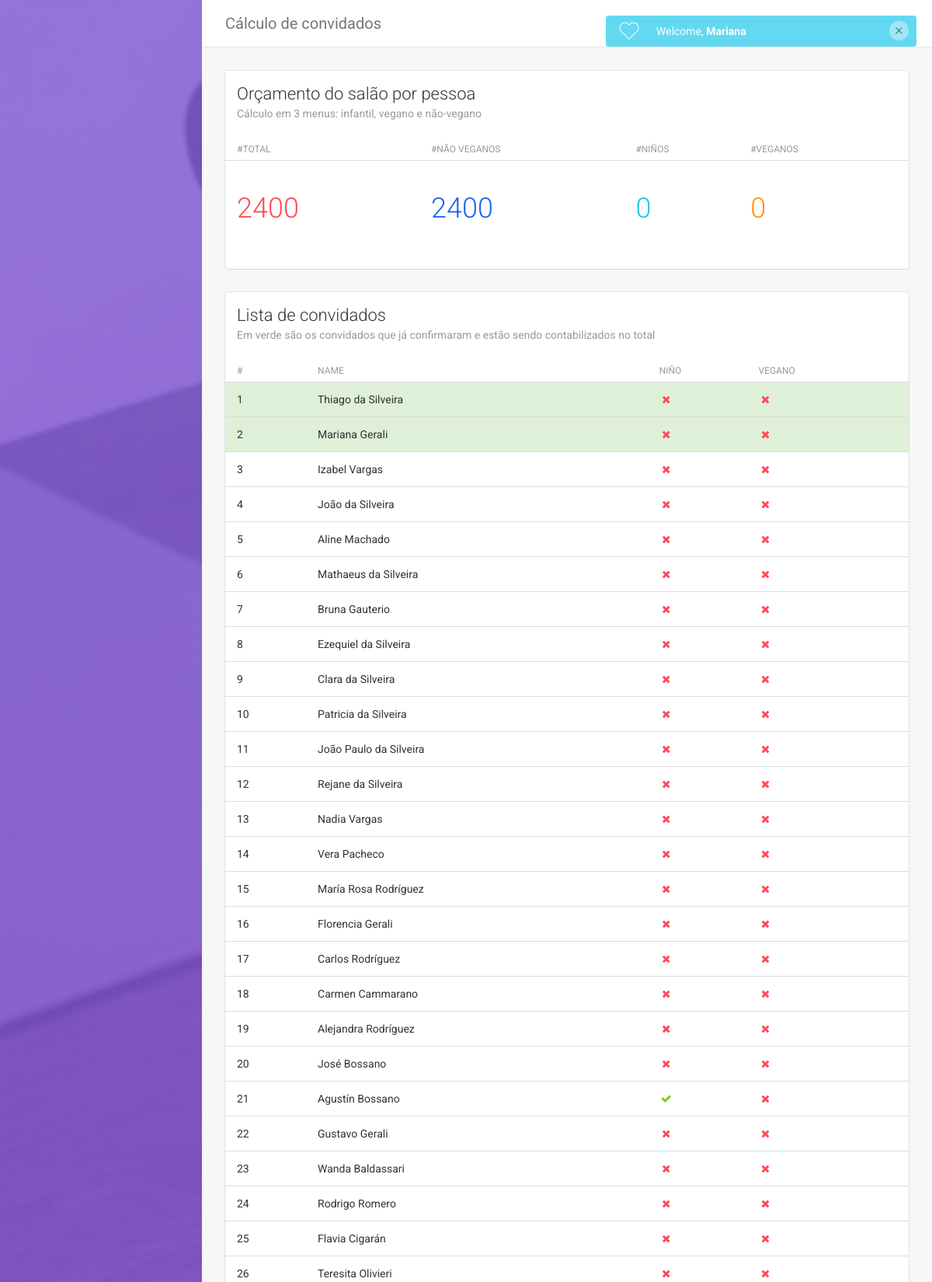
/admin/main (signed in, upper part), run on the app's committed database.
### tables this page shows
CREATE TABLE `guests` (
  `guest_id` int(11) NOT NULL,
  `created` datetime DEFAULT NULL,
  `modified` datetime NOT NULL,
  `name` varchar(55) DEFAULT NULL,
  `surname` varchar(55) DEFAULT NULL,
  `undertwelve` tinyint(1) NOT NULL DEFAULT '0',
  `vegan_menu` tinyint(1) NOT NULL DEFAULT '0',
  `confirmed` double NOT NULL DEFAULT '0'
);

### admin/system/view.php (called while the page is built, shortened)
<?php
class View {
	private $template;
	public function __construct($template)
	{
		$this->template = APP_DIR .'views/'. $template .'.php';
	}
	public function render()
	{
		require($this->template);
	}
}
?>

### admin/application/controllers/main.php (called while the page is built, shortened)
<?php
class Main extends Controller {
	function index()
	{
		$session = $this->loadHelper('session_helper');
		$guests = $this->loadModel('guests');
		$template = $this->loadView('main');
		$template->set('user_name', $session->get('user'));
		$template->set('invitados', $guests->getGuests());
		$totals = $guests->getTotal();
		$template->set('total', $this->getTotal($totals));
		$template->render();
	}
  function getTotal($totals) {
  	$sum = 0;
  	foreach ($totals as $key => $total) {
  		$sum += $total;
  	}
  	$totals['normal'] = $sum;
  	return $totals;
  }
}
?>

### admin/system/pip.php (called while the page is built, shortened)
<?php
function pip()
{
    $action = 'index';
    $url = '';
	$request_url = (isset($_SERVER['REQUEST_URI'])) ? $_SERVER['REQUEST_URI'] : '';
	$script_url  = (isset($_SERVER['PHP_SELF'])) ? $_SERVER['PHP_SELF'] : '';
	if($request_url != $script_url) $url = trim(preg_replace('/'. str_replace('/', '\/', str_replace('index.php', '', $script_url)) .'/', '', $request_url, 1), '/');
	$segments = explode('/', $url);
	$obj = new $controller;
    die(call_user_func_array(array($obj, $action), array_slice($segments, 2)));
}
?>

### admin/index.php (called while the page is built, shortened)
<?php
require(ROOT_DIR .'system/model.php');
require(ROOT_DIR .'system/view.php');
require(ROOT_DIR .'system/pip.php');
pip();
?>

### admin/system/model.php (called while the page is built, shortened)
<?php
class Model {
	private $connection;
	private $host = DB_HOST;
  private $dbName = DB_NAME;
  private $user = DB_USER;
  private $pass = DB_PASS;
  private $stmt;
	public function __construct()
	{
		$dsn = "mysql:host=".$this->host.";dbname=".$this->dbName;
    $options = array(
        PDO::ATTR_PERSISTENT    => true,
        PDO::ATTR_ERRMODE       => PDO::ERRMODE_EXCEPTION
        );
    try{
        $this->connection = new PDO($dsn, $this->user, $this->pass, $options);
    }
    catch (PDOException $e){
        $this->error = $e->getMessage();
    }
	}
	public function query($query)
	{
		$this->stmt = $this->connection->prepare($query);
	}
	public function execute(){
      return $this->stmt->execute();
  }
  public function resultset(){
      $this->execute();
      return $this->stmt->fetchAll(PDO::FETCH_ASSOC);
  }
}
?>

### admin/application/models/guests.php (called while the page is built, shortened)
<?php
class Guests extends Model {
	function getGuests() {
		$this->query('select guest_id, name, surname, undertwelve, vegan_menu, confirmed from guests');
		return $this->resultset();
	}
}

### admin/application/views/main.php (the view, shortened to what this page needs)
<!doctype html>
<html lang="en">
<head>
    <link href="assets/css/bootstrap.min.css" rel="stylesheet" />
    <link href="assets/css/animate.min.css" rel="stylesheet"/>
    <link href="assets/css/light-bootstrap-dashboard.css?v=1.4.0" rel="stylesheet"/>
    <link href="assets/css/demo.css" rel="stylesheet" />
    <link href="http://maxcdn.bootstrapcdn.com/font-awesome/4.2.0/css/font-awesome.min.css" rel="stylesheet">
    <link href="assets/css/pe-icon-7-stroke.css" rel="stylesheet" />
</head>
<body>
<div class="wrapper">
    <?php
    $color = (strtoupper($user_name) == 'THIAGO') ? 'azure' : 'purple';?>
    <div class="sidebar" data-color="<?php echo $color; ?>" data-image="assets/img/sidebar-4.jpg">
    </div>
    <div class="main-panel">
        <nav class="navbar navbar-default navbar-fixed">
            <div class="container-fluid">
                <div class="navbar-header">
                    <a class="navbar-brand" href="#">Cálculo de convidados</a>
                </div>
                <div class="collapse navbar-collapse">
                    <ul class="nav navbar-nav navbar-right">
                        <li>
                            <a href="<?php echo BASE_URL; ?>/auth/logout">
                                <p>Log out</p>
                            </a>
                        </li>
                    </ul>
                </div>
            </div>
        </nav>
        <div class="content">
            <div class="container-fluid">
                <div class="row">
                    <div class="col-md-12">
                        <div class="card">
                            <div class="header">
                                <h4 class="title">Orçamento do salão por pessoa</h4>
                                <p class="category">Cálculo em 3 menus: infantil, vegano e não-vegano</p>
                            </div>
                            <div class="content table-responsive table-full-width">
                                <table class="table table-hover">
                                    <thead>
                                        <th>#Total</th>
                                        <th>#não veganos</th>
                                        <th>#Niños</th>
                                        <th>#Veganos</th>
                                    </thead>
                                    <tbody>
                                        <tr>
                                            <td><h2 class="text-danger"><?php echo $total['normal']; ?></h2></td>
                                            <td><h2 class="text-primary"><?php echo $total['adults']; ?></h2></td>
                                            <td><h2 class="text-info"><?php echo $total['kids']; ?></h2></td>
                                            <td><h2 class="text-warning"><?php echo $total['vegans']; ?></h2></td>
                                        </tr>
                                    </tbody>
                                </table>
                            </div>
                        </div>
                    </div>
                </div>
                <div class="row">
                    <div class="col-md-12">
                        <div class="card">
                            <div class="header">
                                <h4 class="title">Lista de convidados</h4>
                                <p class="category">Em verde são os convidados que já confirmaram e estão sendo contabilizados no total</p>
                            </div>
                            <div class="content table-responsive table-full-width">
                                <table class="table table-hover">
                                    <thead>
                                        <th>#</th>
                                        <th>Name</th>
                                        <th>Niño</th>
                                        <th>Vegano</th>
                                    </thead>
                                    <tbody>
                                        <?php foreach ($invitados as $invitado) {
                                        $lineClass = ($invitado['confirmed']) ? 'success' : 'normal';
                                        ?>
                                        <tr class="<?php echo $lineClass; ?>">
                                            <td><?php echo $invitado['guest_id']; ?></td>
                                            <td><?php echo utf8_encode($invitado['name']).' '.utf8_encode($invitado['surname']); ?></td>
                                            <td><i class="fa <?php echo ($invitado['undertwelve']) ? 'fa-check text-success' : 'fa-times text-danger'; ?>"></i></td>
                                            <td><i class="fa <?php echo ($invitado['vegan_menu']) ? 'fa-check text-success' : 'fa-times text-danger'; ?>"></i></td>
                                        </tr>
                                        <?php } ?>
                                    </tbody>
                                </table>
                            </div>
                        </div>
                    </div>
                </div>
            </div>
        </div>
    </div>
</div>
</body>
</html>

### data on the page
guests: guest_id "1", name "Thiago", surname "da Silveira", undertwelve 0 (drawn), vegan_menu 0 (drawn)
guests: guest_id "2", name "Mariana", surname "Gerali", undertwelve 0 (drawn), vegan_menu 0 (drawn)
guests: guest_id "3", name "Izabel", surname "Vargas", undertwelve 0 (drawn), vegan_menu 0 (drawn)
guests: guest_id "4", name "João", surname "da Silveira", undertwelve 0 (drawn), vegan_menu 0 (drawn)
guests: guest_id "5", name "Aline", surname "Machado", undertwelve 0 (drawn), vegan_menu 0 (drawn)
guests: guest_id "6", name "Mathaeus", surname "da Silveira", undertwelve 0 (drawn), vegan_menu 0 (drawn)
guests: guest_id "7", name "Bruna", surname "Gauterio", undertwelve 0 (drawn), vegan_menu 0 (drawn)
guests: guest_id "8", name "Ezequiel", surname "da Silveira", undertwelve 0 (drawn), vegan_menu 0 (drawn)
guests: guest_id "9", name "Clara", surname "da Silveira", undertwelve 0 (drawn), vegan_menu 0 (drawn)
guests: guest_id "10", name "Patricia", surname "da Silveira", undertwelve 0 (drawn), vegan_menu 0 (drawn)
guests: guest_id "11", name "João Paulo", surname "da Silveira", undertwelve 0 (drawn), vegan_menu 0 (drawn)
guests: guest_id "12", name "Rejane", surname "da Silveira", undertwelve 0 (drawn), vegan_menu 0 (drawn)
guests: guest_id "13", name "Nadia", surname "Vargas", undertwelve 0 (drawn), vegan_menu 0 (drawn)
guests: guest_id "14", name "Vera", surname "Pacheco", undertwelve 0 (drawn), vegan_menu 0 (drawn)
guests: guest_id "15", name "María Rosa", surname "Rodríguez", undertwelve 0 (drawn), vegan_menu 0 (drawn)
guests: guest_id "16", name "Florencia", surname "Gerali", undertwelve 0 (drawn), vegan_menu 0 (drawn)
guests: guest_id "17", name "Carlos", surname "Rodríguez", undertwelve 0 (drawn), vegan_menu 0 (drawn)
guests: guest_id "18", name "Carmen", surname "Cammarano", undertwelve 0 (drawn), vegan_menu 0 (drawn)
guests: guest_id "19", name "Alejandra", surname "Rodríguez", undertwelve 0 (drawn), vegan_menu 0 (drawn)
guests: guest_id "20", name "José", surname "Bossano", undertwelve 0 (drawn), vegan_menu 0 (drawn)
guests: guest_id "21", name "Agustín", surname "Bossano", undertwelve 1 (drawn), vegan_menu 0 (drawn)
guests: guest_id "22", name "Gustavo", surname "Gerali", undertwelve 0 (drawn), vegan_menu 0 (drawn)
guests: guest_id "23", name "Wanda", surname "Baldassari", undertwelve 0 (drawn), vegan_menu 0 (drawn)
guests: guest_id "24", name "Rodrigo", surname "Romero", undertwelve 0 (drawn), vegan_menu 0 (drawn)
guests: guest_id "25", name "Flavia", surname "Cigarán", undertwelve 0 (drawn), vegan_menu 0 (drawn)
guests: guest_id "26", name "Teresita", surname "Olivieri", undertwelve 0 (drawn), vegan_menu 0 (drawn)

### other printed values
$total['normal'] "2400"
$total['adults'] "2400"
$total['kids'] "0"
$total['vegans'] "0"
